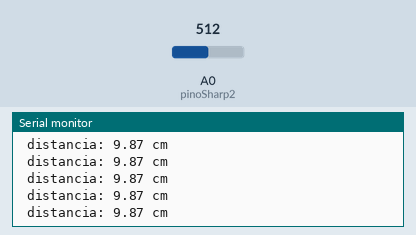
A sketch run on a simulated Arduino Uno, built with avr-gcc and run on an emulated ATmega328P. Shown: the last lines printed to the serial monitor. The inputs (shaded band) are chosen by the test bench; at power-on: A0 (pinoSharp2) = 512.

Above: at 1.2 s.
1.3 s: A0 (pinoSharp2) set to 482
At 2.1 s:
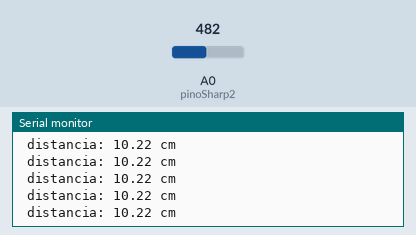
4.3 s: A0 (pinoSharp2) set to 511
At 4.8 s:
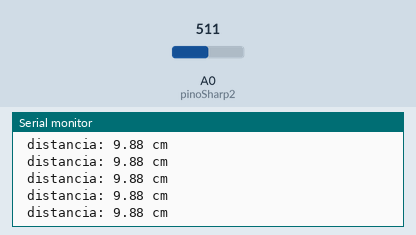
10.3 s: A0 (pinoSharp2) set to 306
At 11.4 s:
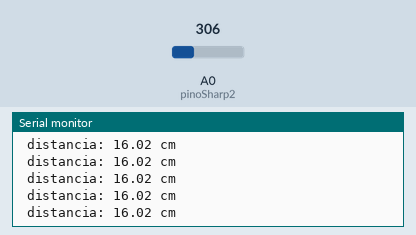
13.3 s: A0 (pinoSharp2) set to 716
At 14.3 s:
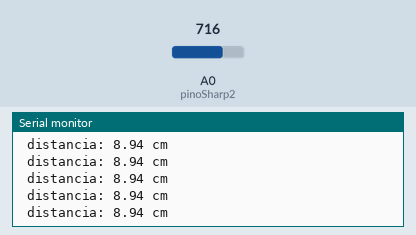
19.3 s: A0 (pinoSharp2) set to 122
At 19.9 s:
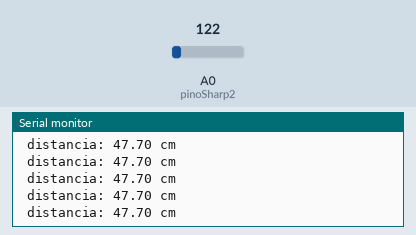
25.3 s: A0 (pinoSharp2) set to 900
At 26.1 s:
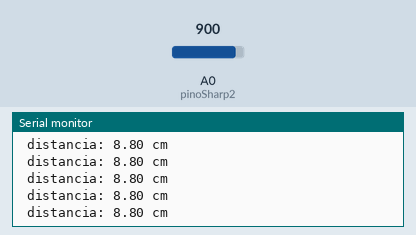
Timing chart, 0 to 28.3 s (numbered marks = the images above; inputs shaded):
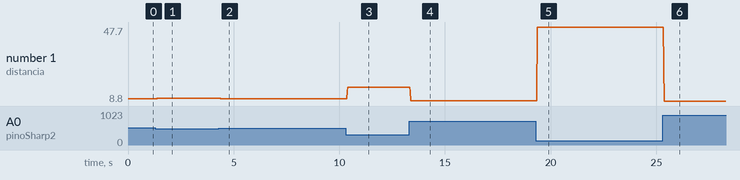

Measured:
- after the input at 1.3 s, the serial monitor: prints a new line after 0.06 s (image 1)
- after the input at 4.3 s, the serial monitor: prints a new line after 0.08 s (image 2)
- after the input at 10.3 s, the serial monitor: prints a new line after 0.07 s (image 3)
- after the input at 13.3 s, the serial monitor: prints a new line after 0.06 s (image 4)
- after the input at 19.3 s, the serial monitor: prints a new line after 0.07 s (image 5)
- after the input at 25.3 s, the serial monitor: prints a new line after 0.06 s (image 6)
- plotted number 1: 9.87 → 10.22 after the input at 1.3 s, 10.22 → 9.88 after the input at 4.3 s, 9.88 → 16.02 after the input at 10.3 s, 16.02 → 8.94 after the input at 13.3 s, 8.94 → 47.7 after the input at 19.3 s

The sketch:

distanciaInfra.ino
```cpp
//Pinos do sensor infravermelho
#define pinoSharp2 A0

double potencia1, potencia2;
double A = 118.67443195;
double t = 0.53449301;
double y0 = 8.76683547;
double exp1;

double distancia1;
double distanciaSharp1;

double valorVoltsSharp1;

void setup() {
  Serial.begin(9600);             // Inicialização da comunicação serial ( Caso queira ver a distância em cm )
}
void loop() {
   /*// Obtenção do valor em Volts através da formula ( valorAnalógico * (5/1023) )
   valorVoltsSharp1 = analogRead(pinoSharp2) * 0.0048828125;*/
   distancia1 = 0;
   //media das distancias do sensor 1
   for(int i=0;i<=20;i++){
    // Obtenção do valor em Volts através da formula ( valorAnalógico * (5/1023) )
    double valorVoltsSharp1 = analogRead(pinoSharp2) * 0.0048828125;
    // Formula para cálculo da distância levando em consideração o valor em volts
    exp1 = (-1*valorVoltsSharp1)/t;
    distanciaSharp1 = y0 + A*exp(exp1);
    if(distanciaSharp1 > 80) distanciaSharp1 = 80;
    if(distanciaSharp1 < 0) distanciaSharp1 = 0;
    distancia1 = (distancia1 + distanciaSharp1);
   }
   distancia1 = distancia1/21;


   Serial.print(" distancia: ");
   Serial.print(distancia1);
   Serial.println(" cm");
   //delay(1000);


}
```
